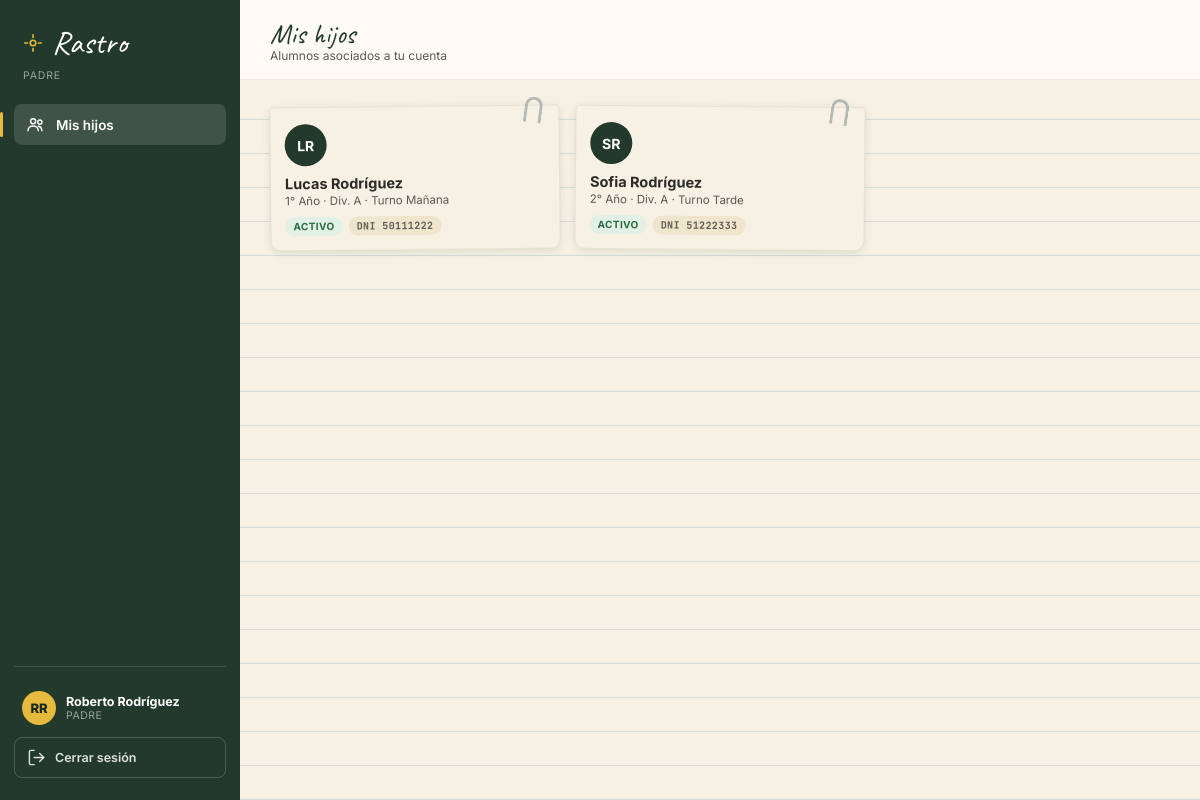
/padre/hijos/ (signed in), run on the app's committed database.
### core/models.py (models this page shows, shortened)
class Usuario(models.Model):
    ROL_DIRECTIVO = "DIRECTIVO"
    ROL_SUPERVISOR = "SUPERVISOR"
    ROL_DOCENTE = "DOCENTE"
    ROL_PADRE = "PADRE"
    ROL_CHOICES = [
        (ROL_DIRECTIVO, "Directivo"),
        (ROL_SUPERVISOR, "Supervisor"),
        (ROL_DOCENTE, "Docente"),
        (ROL_PADRE, "Padre/Tutor"),
    ]
    id_usuario = models.AutoField(primary_key=True)
    nombre_usuario = models.CharField(max_length=100, unique=True)
    contrasena = models.CharField(max_length=255)
    nombre = models.CharField(max_length=100, blank=True, null=True)
    apellido = models.CharField(max_length=100, blank=True, null=True)
    dni = models.CharField(max_length=20, unique=True)
    telefono = models.CharField(max_length=30, blank=True, null=True)
    email = models.CharField(max_length=150, blank=True, null=True)
    rol = models.CharField(max_length=20, choices=ROL_CHOICES)
    class Meta:
        db_table = "USUARIO"
    @property
    def nombre_completo(self):
        return f"{self.nombre or ''} {self.apellido or ''}".strip()
    def iniciales(self):
        n = (self.nombre or "?")[:1]
        a = (self.apellido or "?")[:1]
        return (n + a).upper()

class Alumno(models.Model):
    ESTADO_ACTIVO = "ACTIVO"
    ESTADO_INACTIVO = "INACTIVO"
    ESTADO_EGRESADO = "EGRESADO"
    ESTADO_BAJA = "BAJA"
    ESTADO_CHOICES = [
        (ESTADO_ACTIVO, "Activo"),
        (ESTADO_INACTIVO, "Inactivo"),
        (ESTADO_EGRESADO, "Egresado"),
        (ESTADO_BAJA, "Baja"),
    ]
    id_alumno = models.AutoField(primary_key=True)
    nombre = models.CharField(max_length=100)
    apellido = models.CharField(max_length=100)
    dni = models.CharField(max_length=20, unique=True)
    foto = models.CharField(max_length=255, blank=True, null=True)
    grado = models.ForeignKey(Grado, on_delete=models.PROTECT, db_column="id_grado")
    division = models.ForeignKey(Division, on_delete=models.PROTECT, db_column="id_division")
    turno = models.ForeignKey(Turno, on_delete=models.PROTECT, db_column="id_turno")
    estado = models.CharField(max_length=20, choices=ESTADO_CHOICES, default=ESTADO_ACTIVO)
    class Meta:
        db_table = "ALUMNO"
        ordering = ["apellido", "nombre"]
    def iniciales(self):
        return (self.nombre[:1] + self.apellido[:1]).upper()

class Grado(models.Model):
    id_grado = models.AutoField(primary_key=True)
    nombre_grado = models.CharField(max_length=100)
    class Meta:
        db_table = "GRADO"

class Division(models.Model):
    id_division = models.AutoField(primary_key=True)
    nombre_division = models.CharField(max_length=50)
    grado = models.ForeignKey(Grado, on_delete=models.CASCADE, db_column="id_grado", related_name="divisiones")
    class Meta:
        db_table = "DIVISION"

class Turno(models.Model):
    id_turno = models.AutoField(primary_key=True)
    nombre_turno = models.CharField(max_length=50)
    class Meta:
        db_table = "TURNO"

### core/views.py (the view)
# urls.py: path("padre/hijos/", views.padre_hijos, name="padre_hijos"),
@role_required(Usuario.ROL_PADRE)
def padre_hijos(request):
    padre = get_object_or_404(Padre, usuario=request.usuario)
    hijos = Alumno.objects.filter(vinculos__padre=padre).select_related("grado", "division", "turno")
    return render(request, "core/padre_hijos.html", {"hijos": hijos})

### core/context_processors.py (called while the page is built)
def usuario_actual(request):
    uid = request.session.get("usuario_id")
    if not uid:
        return {}
    usuario = Usuario.objects.filter(pk=uid).first()
    if not usuario:
        return {}
    ctx = {"usuario_actual": usuario}
    if usuario.rol == Usuario.ROL_DOCENTE:
        docente = Docente.objects.filter(usuario=usuario).first()
        if docente:
            notifs = Notificacion.objects.filter(docente=docente).select_related("alumno")
            ctx["notificaciones"] = notifs[:12]
            ctx["notificaciones_no_leidas"] = notifs.filter(leido=False).count()
    return ctx

### core/views.py (called while the page is built)
def get_current_usuario(request):
    uid = request.session.get("usuario_id")
    if not uid:
        return None
    return Usuario.objects.filter(pk=uid).first()

def login_required_custom(view_func):
    @wraps(view_func)
    def wrapper(request, *args, **kwargs):
        usuario = get_current_usuario(request)
        if not usuario:
            return redirect("login")
        request.usuario = usuario
        return view_func(request, *args, **kwargs)
    return wrapper

def role_required(*roles):
    def decorator(view_func):
        @wraps(view_func)
        @login_required_custom
        def wrapper(request, *args, **kwargs):
            if request.usuario.rol not in roles:
                messages.error(request, "No tenés permiso para acceder a esa sección.")
                return redirect(home_url_for(request.usuario))
            return view_func(request, *args, **kwargs)
        return wrapper
    return decorator

### core/templates/core/padre_hijos.html (shortened to what this page needs)
{% extends "core/base.html" %}
{% block page_title %}Mis hijos{% endblock %}
{% block page_sub %}Alumnos asociados a tu cuenta{% endblock %}
{% block content %}
<div class="card-grid">
  {% for a in hijos %}
  <a class="index-card" href="{% url 'alumno_detail' a.id_alumno %}">
    <div class="clip"></div>
    <div class="avatar">{{ a.iniciales }}</div>
    <div class="aname">{{ a.nombre }} {{ a.apellido }}</div>
    <div class="ameta">{{ a.grado.nombre_grado }} · Div. {{ a.division.nombre_division }} · Turno {{ a.turno.nombre_turno }}</div>
    <div class="pills">
      <span class="pill estado-{{ a.estado }}">{{ a.estado }}</span>
      <span class="pill mono">DNI {{ a.dni }}</span>
    </div>
  </a>
  {% empty %}
  <p class="empty">No tenés alumnos asociados.</p>
  {% endfor %}
</div>
{% endblock %}

### core/templates/core/base.html (shortened to what this page needs)
{% load static %}
<!DOCTYPE html>
<html lang="es">
<head>
<link rel="stylesheet" href="{% static 'core/css/style.css' %}">
</head>
<body>
<div id="main-app">
  <div class="sidebar">
    <div class="logo">
      <svg class="icon" viewBox="0 0 24 24" style="width:22px;height:22px;stroke:var(--accent);"><circle cx="12" cy="12" r="3"/><path d="M12 3v3M12 18v3M3 12h3M18 12h3"/></svg>
      <span class="txt">Rastro</span>
    </div>
    <div class="logo-sub">{{ usuario_actual.rol }}</div>
    <div id="nav-list">
      {% with url_name=request.resolver_match.url_name %}
      {% if usuario_actual.rol == "PADRE" %}
        <a class="nav-item active" href="{% url 'padre_hijos' %}">
          <svg class="icon" viewBox="0 0 24 24"><circle cx="9" cy="8" r="3.2"/><path d="M2.5 20c0-3.6 2.9-6 6.5-6s6.5 2.4 6.5 6"/><circle cx="17.5" cy="9" r="2.6"/><path d="M15.5 14.3c2.7.4 4.5 2.4 4.5 5.7"/></svg>
          <span class="lbl">Mis hijos</span>
        </a>
      {% endif %}
      {% endwith %}
    </div>
    <div class="sidebar-footer">
      <div class="sidebar-user">
        <div class="avatar">{{ usuario_actual.iniciales }}</div>
        <div class="u-info">
          <div class="u-name">{{ usuario_actual.nombre_completo }}</div>
          <div class="u-role">{{ usuario_actual.rol }}</div>
        </div>
      </div>
      <a class="logout-btn" href="{% url 'logout' %}">
        <svg class="icon" viewBox="0 0 24 24" width="16" height="16"><path d="M9 21H5a2 2 0 0 1-2-2V5a2 2 0 0 1 2-2h4"/><path d="M16 17l5-5-5-5"/><path d="M21 12H9"/></svg>
        <span class="lbl">Cerrar sesión</span>
      </a>
    </div>
  </div>
  <div class="content-wrap">
    <div class="topbar">
      <div>
        <div class="page-title">{% block page_title %}{% endblock %}</div>
        <div class="page-sub">{% block page_sub %}{% endblock %}</div>
      </div>
    </div>
    <main>
      <div class="content-inner">
        {% block content %}{% endblock %}
      </div>
    </main>
  </div>
</div>
</body>
</html>

### data on the page
Usuario: rol "PADRE", iniciales "RR", nombre_completo "Roberto Rodríguez"
Alumno: iniciales "LR", nombre "Lucas", apellido "Rodríguez", grado.nombre_grado "1° Año", division.nombre_division "A", turno.nombre_turno "Mañana", estado "ACTIVO", dni "50111222"
Alumno: iniciales "SR", nombre "Sofia", apellido "Rodríguez", grado.nombre_grado "2° Año", division.nombre_division "A", turno.nombre_turno "Tarde", estado "ACTIVO", dni "51222333"
